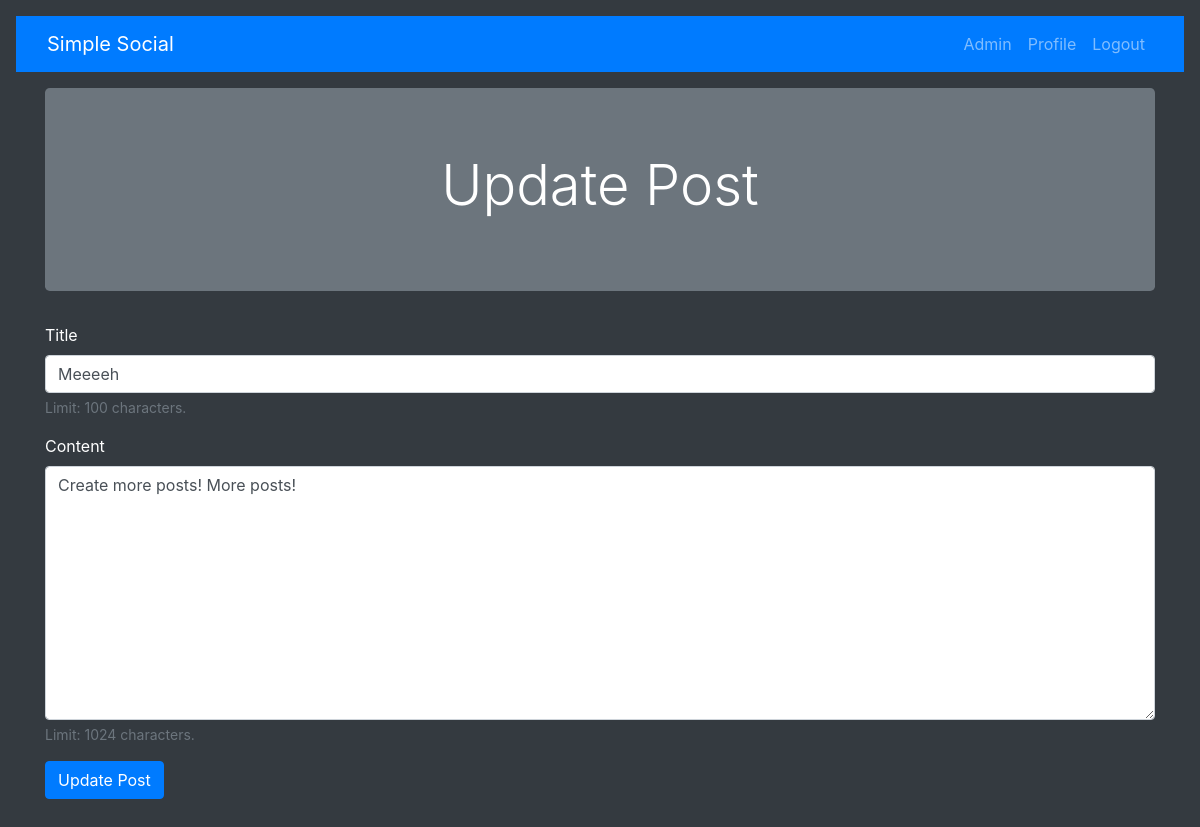
Page /post/update/5/ (signed in) on the committed database.
### posts/models.py (models this page shows, shortened)
class Post(models.Model):
    user = models.ForeignKey(User, on_delete=models.CASCADE)
    title = models.CharField(max_length=100, help_text="Limit: 100 characters.")
    content = models.TextField(max_length=1024, help_text="Limit: 1024 characters.")
    timestamp = models.DateTimeField(auto_now_add=True)
    edited_timestamp = models.DateTimeField(auto_now=True)
    class Meta:
        ordering = ['-timestamp',]

### posts/views.py (the view)
# urls.py: path('update/<int:pk>/', views.PostUpdateView.as_view(), name='post_update'),
class PostUpdateView(LoginRequiredMixin, generic.UpdateView):
    login_url = "posts/login/"
    redirect_field_name = "posts/post_form.html"
    model = Post
    form_class = forms.PostForm
    def get_context_data(self, **kwargs):
        context = super().get_context_data(**kwargs)
        context["view_title"] = "Update Post"
        return context

### posts/forms.py
class PostForm(forms.ModelForm):
    class Meta:
        model = Post
        fields = ['title', 'content']

### posts/templates/posts/post_form.html (shortened to what this page needs)
{% extends 'posts/base.html' %}
{% load bootstrap4 %}
{% block view_title_block %}
    <div class="jumbotron bg-secondary">
        <h1 align="center" class="display-4">
            {{ view_title }}
        </h1>
    </div>
{% endblock view_title_block %}
{% block content_block %}
    <form method="POST" class="form">
        {% bootstrap_form form %}
        <input type="submit" value="{% if form.instance.pk %}Update{% else %}Create{% endif %} Post" class="btn btn-primary">
    </form>
{% endblock content_block %}

### rows in the picture
Post: title "Meeeeh", content "Create more posts! More posts!", id "Update Post"

### other values in the picture
{{ view_title }} "Update Post"
